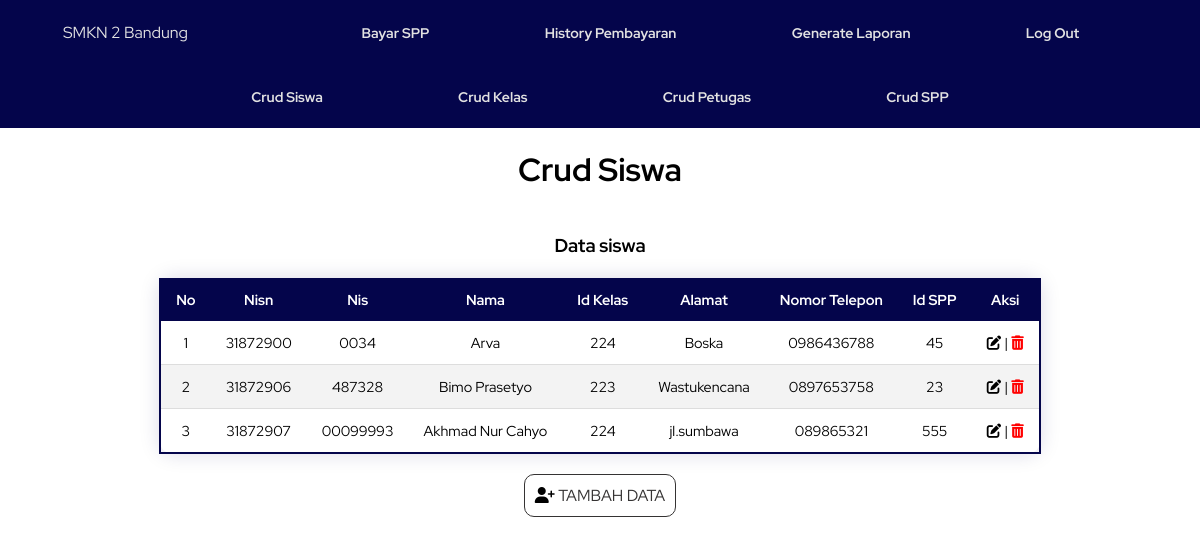
The page /crud_siswa/index.php on the database its author committed.
### tables this page shows
CREATE TABLE `siswa` (
  `nisn` int(10) NOT NULL,
  `nis` char(8) NOT NULL,
  `nama` varchar(35) NOT NULL,
  `id_kelas` int(11) NOT NULL,
  `alamat` text NOT NULL,
  `no_telp` varchar(13) NOT NULL,
  `id_spp` int(11) NOT NULL
);

### crud_siswa/index.php (the view, shortened to what this page needs)
<!DOCTYPE html>
<html>
<head>
	<link rel="stylesheet" href="../css/style.css">
	<link rel="stylesheet" href="../css/style-indexed.css">
</head>
<body id="bodys">
<nav id=nav>
<div class="logo"> <a href="../admin-index.php"> SMKN 2 Bandung </a></div>
         <ul class="navs-link">
            <li><a href="../bayar_spp/bayar-admin.php" class="button active">Bayar SPP</a></li>
            <li><a href="../history_pembayaran/history-admin.php?level=admin" class="button-history">History Pembayaran</a></li>
            <li><a href="../laporan/pilih-laporan.php" class="button-laporan">Generate Laporan</a></li>
            <li><a href="../login/login.php" class="button-logout">Log Out</a></li>
        </ul>
</nav>
<div class="bot-nav">
<ul class="bottom-navul">
                <li><a href="../crud_siswa/index.php" class="button">Crud Siswa</a></li>
                <li><a href="../crud_kelas/index.php" class="button">Crud Kelas</a></li>
                <li><a href="../crud_petugas/index.php" class="button">Crud Petugas</a></li>
                <li><a href="../crud_spp/index.php" class="button">Crud SPP</a></li>
        </ul>
		</div>
	<h1 class="judul" align="center">Crud Siswa</h1><br><br>
	<h3 align="center">Data siswa</h3>
<table class="styled-table">
    <thead>
        <tr>
		<th>No</th>
			<th>Nisn</th>
			<th>Nis</th>
			<th>Nama</th>
			<th>Id Kelas</th>
			<th>Alamat</th>
			<th>Nomor Telepon</th>
			<th>Id SPP</th>
			<th>Aksi</th>
        </tr>
    </thead>
    <tbody>
	<?php
		$link = mysqli_connect("localhost", "root", "", "appspp");
		$query_mysql = mysqli_query($link, "SELECT * FROM siswa");
		$nomor = 1;
		while($data = mysqli_fetch_array($query_mysql)){
		?>
        <tr>
		<td><?php echo $nomor++; ?></td>
			<td><?php echo $data['nisn']; ?></td>
			<td><?php echo $data['nis']; ?></td>
			<td><?php echo $data['nama']; ?></td>
			<td><?php echo $data['id_kelas']; ?></td>
			<td><?php echo $data['alamat']; ?></td>
			<td><?php echo $data['no_telp']; ?></td>
			<td><?php echo $data['id_spp']; ?></td>
			<td>
				<a class="edit" href="edit.php?nisn=<?php echo $data['nisn']; ?>"> <span style="color:black;"><i class="fas fa-edit icon-f"></span></i></a> |
				<a class="hapus" href="hapus.php?nisn=<?php echo $data['nisn']; ?>"> <span style="color:red;"><i class="fas fa-trash-alt icon-f"></span></i></a>
			</td>
        </tr>
		<?php } ?>
    </tbody>
</table>
<div class="button_cont" align="center">
	<a class="btn-tmbah" href="input.php" target="_blank" rel=""> <span style="color:black;"><i class="fas fa-user-plus"></i></span> Tambah Data</a>
</div>
</body>
</html>

### css/style.css (style rules this page uses)
* { margin: 0px; padding: 0px; box-sizing: border-box; }
.judul { margin-top: 20px; }
.styled-table { border-collapse: collapse; margin-top: 20px; margin-left: auto; margin-right: auto; font-size: 0.9em; font-family: sans-serif; min-width: 400px; box-shadow: 0 0 20px rgba(18, 13, 94, 0.15); }
table { border-radius: 1em; }
.styled-table thead tr { background-color: rgb(4, 5, 75); color: #ffffff; text-align: center; border-left: 2px solid rgb(4, 5, 75); border-right: 2px solid rgb(4, 5, 75); }
.styled-table th, .styled-table td { padding: 12px 15px; text-align: center; }
.styled-table tbody tr { border-bottom: 1px solid #dddddd; border-left: 2px solid rgb(4, 5, 75); border-right: 2px solid rgb(4, 5, 75); }
.styled-table tbody tr:nth-of-type(even) { background-color: #f3f3f3; }
.styled-table tbody tr:last-of-type { border-bottom: 2px solid rgb(4, 5, 75); }
.btn-tmbah { color: rgb(53, 51, 51) !important; text-transform: uppercase; text-decoration: none; background: #ffffff; padding: 10px; border: 1px solid rgb(53, 51, 51) !important; display: inline-block; transition: all 0.4s ease 0s; margin-top: 20px; border-radius: 10px; }
.logo a { text-decoration: none; color: rgb(226, 226, 226); }

### css/style-indexed.css (style rules this page uses)
* { font-family: "Red Hat Display", sans-serif; }
body { margin: 0px; padding: 0px; box-sizing: border-box; height: 100vh; }
nav { display: flex; justify-content: space-around; align-items: center; min-height: 8vh; background-color: rgb(4, 5, 75); padding: 5px; }
.bot-nav { display: flex; justify-content: space-around; align-items: center; min-height: 8vh; background-color: rgb(4, 5, 75); padding: 5px; }
.bottom-navul { display: flex; justify-content: space-around; width: 70%; }
.bottom-navul li { list-style: none; }
.bottom-navul a { color: #e2e2e2; text-decoration: none; font-weight: bold; font-size: 14px; }
.logo { color: rgb(226, 226, 226); }
.logo a { text-decoration: none; color: rgb(226, 226, 226); }
.navs-link { display: flex; justify-content: space-around; width: 70%; }
.navs-link li { list-style: none; }
.navs-link a { color: #e2e2e2; text-decoration: none; font-weight: bold; font-size: 14px; }
.navs-link a, .crudli button { transition: 0.3s; }
.active { color: rgb(201, 160, 28); }

### rows shown on the page
siswa: nisn "31872900", nis "0034", nama "Arva", id_kelas "224", alamat "Boska", no_telp "0986436788", id_spp "45"
siswa: nisn "31872906", nis "487328", nama "Bimo Prasetyo", id_kelas "223", alamat "Wastukencana", no_telp "0897653758", id_spp "23"
siswa: nisn "31872907", nis "00099993", nama "Akhmad Nur Cahyo", id_kelas "224", alamat "jl.sumbawa", no_telp "089865321", id_spp "555"
